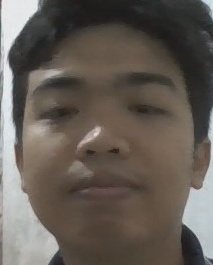
#> input picture uploads/1212_b85010bd.jpg, 213 x 265 px
$ python -i anti_spoof.py   (imports and definitions only)   (older library calls are emulated)
#> lines starting #> are read from the running program, lines starting #| are printed output that depends on the picture; after the words box and inside, x2 and y2 are one past the last pixel; in counts of white or black regions, pixels touching at a corner belong together
"""
Passive Anti-Spoofing / Liveness Detection.

Teknik yang digunakan (tidak butuh model ML tambahan):
1. Moire Pattern Detection (FFT)  — deteksi pola layar/screen
2. LBP Texture Analysis            — tekstur wajah asli vs foto/layar
3. HSV Color Distribution          — warna kulit alami vs print/screen
4. Image Quality Metrics           — kualitas foto alami
5. Gradient Distribution           — kedalaman 3D wajah asli

Kombinasi teknik ini efektif mendeteksi:
- Foto yang dicetak (printed)
- Foto dari layar/screen
- Video yang diputar di layar

Untuk level keamanan perbankan, tambahkan:
- Silent-Face Anti-Spoofing (MinivisionAI) — model deep learning khusus
- FaceForensics++ model — untuk deepfake detection
"""
import cv2
import numpy as np
import logging
from typing import Tuple, Dict

logger = logging.getLogger(__name__)

try:
    from skimage.feature import local_binary_pattern
    _SKIMAGE = True
except ImportError:
    _SKIMAGE = False

try:
    from scipy.fft import fft2, fftshift
    _SCIPY = True
except ImportError:
    _SCIPY = False
    import numpy.fft as npfft


class PassiveAntiSpoof:
    """
    Multi-technique passive liveness detection.
    Score akhir 0.0–1.0, threshold default 0.55.
    """

    THRESHOLD = 0.55

    WEIGHTS = {
        "moire":    0.25,
        "texture":  0.25,
        "color":    0.20,
        "quality":  0.15,
        "gradient": 0.15,
    }

    # -----------------------------------------------------------------------
    # Individual checks
    # -----------------------------------------------------------------------

    def _check_moire(self, roi: np.ndarray) -> Tuple[float, str]:
        """FFT: deteksi pola periodik dari layar/screen."""
        try:
            gray = cv2.cvtColor(cv2.resize(roi, (128, 128)), cv2.COLOR_BGR2GRAY).astype(float)

            if _SCIPY:
                mag = 20 * np.log(np.abs(fftshift(fft2(gray))) + 1)
            else:
                mag = 20 * np.log(np.abs(npfft.fftshift(npfft.fft2(gray))) + 1)

            h, w = mag.shape
            mag[h//2-5:h//2+5, w//2-5:w//2+5] = 0  # buang DC component

            mag_norm = mag / (mag.max() + 1e-7)
            strong = int(np.sum(mag_norm > 0.70))

            if strong < 5:
                return 1.0, "Distribusi frekuensi alami"
            if strong < 15:
                return 0.70, "Anomali frekuensi ringan"
            if strong < 30:
                return 0.30, "Kemungkinan pola layar/print"
            return 0.10, "Pola moire terdeteksi — kemungkinan foto layar"
        except Exception as e:
            logger.debug("Moire check error: %s", e)
            return 0.50, "Check gagal"

    def _check_texture(self, roi: np.ndarray) -> Tuple[float, str]:
        """LBP: wajah asli punya tekstur lebih kaya."""
        try:
            gray = cv2.cvtColor(cv2.resize(roi, (128, 128)), cv2.COLOR_BGR2GRAY)

            if _SKIMAGE:
                n_pts = 8
                lbp = local_binary_pattern(gray, n_pts, 1, method="uniform")
                hist, _ = np.histogram(lbp.ravel(), bins=np.arange(0, n_pts + 3), range=(0, n_pts + 2))
                hist = hist.astype(float) / (hist.sum() + 1e-7)
                entropy = -np.sum(hist * np.log2(hist + 1e-10))
                score_raw = entropy / np.log2(n_pts + 2)
            else:
                # Fallback: variasi gradient
                sobx = cv2.Sobel(gray, cv2.CV_64F, 1, 0, ksize=3)
                soby = cv2.Sobel(gray, cv2.CV_64F, 0, 1, ksize=3)
                gm = np.sqrt(sobx**2 + soby**2)
                score_raw = min(gm.std() / (gm.mean() + 1e-7) / 2.0, 1.0)

            if score_raw > 0.75:
                return 1.0, "Tekstur wajah kaya dan alami"
            if score_raw > 0.55:
                return 0.70, "Tekstur cukup baik"
            if score_raw > 0.40:
                return 0.40, "Tekstur kurang bervariasi"
            return 0.10, "Tekstur datar — kemungkinan foto dicetak/layar"
        except Exception as e:
            logger.debug("Texture check error: %s", e)
            return 0.50, "Check gagal"

    def _check_color(self, roi: np.ndarray) -> Tuple[float, str]:
        """HSV: warna kulit wajah asli vs print/layar."""
        try:
            hsv = cv2.cvtColor(roi, cv2.COLOR_BGR2HSV)

            # Rentang warna kulit (mencakup berbagai tone kulit)
            masks = []
            for lo, hi in [
                ([0, 15, 60],  [25, 200, 255]),   # skin terang
                ([0, 10, 50],  [30, 220, 255]),    # skin gelap
            ]:
                masks.append(cv2.inRange(hsv, np.array(lo, np.uint8), np.array(hi, np.uint8)))

            skin = cv2.bitwise_or(masks[0], masks[1])
            skin_ratio = np.sum(skin > 0) / (roi.shape[0] * roi.shape[1])
            sat_mean = float(hsv[:, :, 1].mean())

            if 0.12 <= skin_ratio <= 0.85 and sat_mean < 185:
                return 1.0, f"Warna kulit alami ({skin_ratio:.0%})"
            if 0.08 <= skin_ratio <= 0.92:
                return 0.65, f"Warna cukup ({skin_ratio:.0%})"
            if skin_ratio < 0.05:
                return 0.20, "Warna kulit sangat sedikit"
            return 0.30, "Distribusi warna tidak wajar"
        except Exception as e:
            logger.debug("Color check error: %s", e)
            return 0.50, "Check gagal"

    def _check_quality(self, roi: np.ndarray) -> Tuple[float, str]:
        """
        Kualitas gambar: foto asli punya variasi blur dan noise alami.
        Foto dicetak: terlalu datar. Layar: terlalu tajam.
        """
        try:
            gray = cv2.cvtColor(roi, cv2.COLOR_BGR2GRAY)
            lap_var = float(cv2.Laplacian(gray, cv2.CV_64F).var())

            blurred = cv2.GaussianBlur(gray, (5, 5), 0)
            noise_std = float((gray.astype(float) - blurred.astype(float)).std())

            focus_ok = 15 <= lap_var <= 9000
            noise_ok = 0.8 <= noise_std <= 30.0

            if focus_ok and noise_ok:
                return 1.0, f"Kualitas gambar natural (sharpness={lap_var:.0f})"
            if focus_ok or noise_ok:
                return 0.65, "Kualitas gambar cukup"
            if lap_var < 10:
                return 0.20, "Gambar terlalu datar — kemungkinan foto dicetak"
            if lap_var > 10000:
                return 0.20, "Gambar terlalu tajam — kemungkinan tampilan layar"
            return 0.40, "Kualitas gambar tidak biasa"
        except Exception as e:
            logger.debug("Quality check error: %s", e)
            return 0.50, "Check gagal"

    def _check_gradient(self, roi: np.ndarray) -> Tuple[float, str]:
        """Distribusi gradient: wajah 3D punya pola gradient alami."""
        try:
            gray = cv2.cvtColor(cv2.resize(roi, (64, 64)), cv2.COLOR_BGR2GRAY)
            sx = cv2.Sobel(gray, cv2.CV_64F, 1, 0, ksize=3)
            sy = cv2.Sobel(gray, cv2.CV_64F, 0, 1, ksize=3)

            mag = np.sqrt(sx**2 + sy**2)
            direction = np.arctan2(sy, sx)

            dh, _ = np.histogram(direction, bins=16, range=(-np.pi, np.pi))
            dh = dh.astype(float) / (dh.sum() + 1e-7)
            dir_entropy = -np.sum(dh * np.log2(dh + 1e-10)) / np.log2(16)

            mag_cv = mag.std() / (mag.mean() + 1e-7)
            combined = dir_entropy * 0.6 + min(mag_cv / 3.0, 1.0) * 0.4

            if combined > 0.65:
                return 1.0, "Distribusi gradient alami"
            if combined > 0.45:
                return 0.70, "Distribusi gradient cukup"
            return 0.30, "Pola gradient tidak wajar"
        except Exception as e:
            logger.debug("Gradient check error: %s", e)
            return 0.50, "Check gagal"

    # -----------------------------------------------------------------------
    # Main analysis
    # -----------------------------------------------------------------------

    def analyze(self, image: np.ndarray, face_bbox: list = None) -> Tuple[bool, Dict]:
        """
        Jalankan semua pemeriksaan anti-spoofing.
        Returns: (is_live, result_dict)
        """
        # Crop ke area wajah
        if face_bbox:
            x1, y1, x2, y2 = [int(v) for v in face_bbox]
            h, w = image.shape[:2]
            px = int((x2 - x1) * 0.20)
            py = int((y2 - y1) * 0.20)
            roi = image[max(0, y1-py):min(h, y2+py), max(0, x1-px):min(w, x2+px)]
        else:
            roi = image

        if roi.size == 0 or roi.shape[0] < 20 or roi.shape[1] < 20:
            return False, {"score": 0.0, "verdict": "SPOOF", "reason": "Area wajah tidak valid", "checks": {}}

        # Resize ke ukuran standar
        mh, mw = roi.shape[:2]
        if max(mh, mw) > 300:
            scale = 300 / max(mh, mw)
            roi = cv2.resize(roi, (int(mw * scale), int(mh * scale)))

        # Jalankan semua check
        raw = {
            "moire":    self._check_moire(roi),
            "texture":  self._check_texture(roi),
            "color":    self._check_color(roi),
            "quality":  self._check_quality(roi),
            "gradient": self._check_gradient(roi),
        }

        # Weighted score
        total = sum(raw[k][0] * self.WEIGHTS[k] for k in raw)

        is_live = total >= self.THRESHOLD

        if total >= 0.80:
            confidence = "TINGGI"
        elif total >= 0.65:
            confidence = "SEDANG"
        else:
            confidence = "RENDAH"

        weakest = min(raw.items(), key=lambda x: x[1][0])[0]

        return is_live, {
            "score":        round(total, 3),
            "verdict":      "ASLI" if is_live else "PALSU",
            "is_live":      is_live,
            "confidence":   confidence,
            "threshold":    self.THRESHOLD,
            "weakest_check": weakest,
            "checks": {
                name: {"score": round(score, 3), "detail": detail}
                for name, (score, detail) in raw.items()
            },
        }

>>> import cv2
>>> picture = cv2.imread('../uploads/1212_b85010bd.jpg')
#> picture is the input picture: shape (265, 213, 3); mean B, G, R 85.6, 93, 100.6
>>> result = PassiveAntiSpoof().analyze(picture)
#> in _check_moire, `mag[h//2-5:h//2+5, w//2-5:w//2+5] = 0`: mag: shape (128, 128) float64; min 0, max 225.1, mean 124.7
#> in _check_moire, `mag_norm = mag / (mag.max() + 1e-7)`:
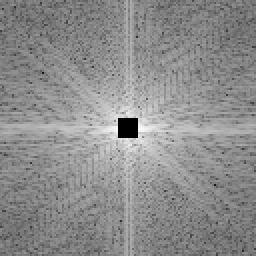
#> mag_norm: shape (128, 128) float64 (shown 2 times larger); min 0, max 1, mean 0.554
#> in _check_moire, `strong = int(np.sum(mag_norm > 0.70))`: strong = 1329
#> in _check_texture, `lbp = local_binary_pattern(gray, n_pts, 1, method="uniform")`:
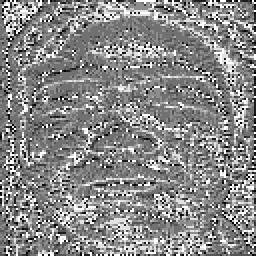
#> lbp: shape (128, 128) float64 (shown 2 times larger); min 0, max 9, mean 4.83; drawn with min black and max white
#> in _check_texture, `hist, _ = np.histogram(lbp.ravel(), bins=np.arange(0, n_pts + 3), rang..`: hist = [347, 712, 632, 2113, 4269, 3439, 1373, 957, 1243, 1299]
#> in _check_texture, `hist = hist.astype(float) / (hist.sum() + 1e-7)`: hist = [0.0212, 0.0435, 0.0386, 0.129, 0.261, 0.21, 0.0838, 0.0584, 0.0759, 0.0793]
#> in _check_texture, `entropy = -np.sum(hist * np.log2(hist + 1e-10))`: entropy = 2.97
#> in _check_texture, `score_raw = entropy / np.log2(n_pts + 2)`: score_raw = 0.893
#> in _check_color, `hsv = cv2.cvtColor(roi, cv2.COLOR_BGR2HSV)`: hsv: shape (265, 213, 3); mean H, S, V 31.2, 46.2, 101.6
#> after the loop in _check_color, `for lo, hi in [`: masks = 2 items
#> in _check_color, `skin = cv2.bitwise_or(masks[0], masks[1])`:
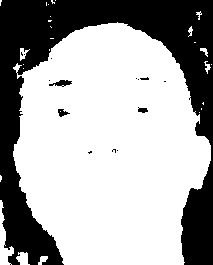
#> skin: shape (265, 213); 66.4% white; 15 black regions (11 under 20 px), largest, box (x1, y1, x2, y2) and area: (0, 0, 213, 265) 18759, (49, 80, 72, 87) 88, (58, 109, 70, 117) 53, (138, 107, 148, 113) 41
#> in _check_color, `skin_ratio = np.sum(skin > 0) / (roi.shape[0] * roi.shape[1])`: skin_ratio = 0.664
#> in _check_color, `sat_mean = float(hsv[:, :, 1].mean())`: sat_mean = 46.2
#> in _check_quality, `lap_var = float(cv2.Laplacian(gray, cv2.CV_64F).var())`: lap_var = 159.6
#> in _check_quality, `noise_std = float((gray.astype(float) - blurred.astype(float)).std())`: noise_std = 4.03
#> in _check_quality, `focus_ok = 15 <= lap_var <= 9000`: focus_ok = True
#> in _check_gradient, `gray = cv2.cvtColor(cv2.resize(roi, (64, 64)), cv2.COLOR_BGR2GRAY)`:
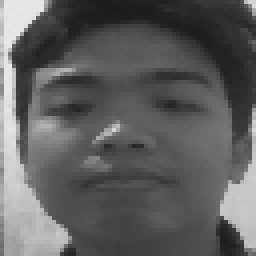
#> gray: shape (64, 64) (shown 4 times larger); min 28, max 234, mean 94.4
#> in _check_gradient, `sy = cv2.Sobel(gray, cv2.CV_64F, 0, 1, ksize=3)`:
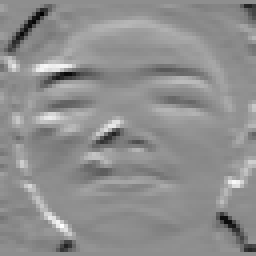
#> sy: shape (64, 64) float64 (shown 4 times larger); min -504, max 397, mean 1; drawn with min black and max white
#> in _check_gradient, `mag = np.sqrt(sx**2 + sy**2)`:
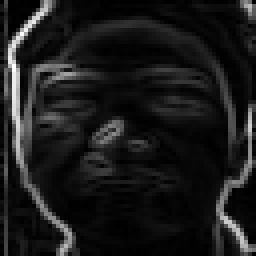
#> mag: shape (64, 64) float64 (shown 4 times larger); min 0, max 739.4, mean 78.1; drawn with min black and max white
#> in _check_gradient, `direction = np.arctan2(sy, sx)`:
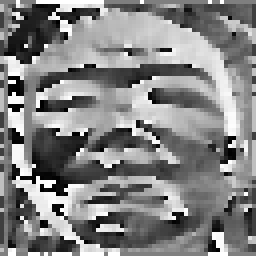
#> direction: shape (64, 64) float64 (shown 4 times larger); min -3.14, max 3.14, mean 0.107; drawn with min black and max white
#> in _check_gradient, `dh, _ = np.histogram(direction, bins=16, range=(-np.pi, np.pi))`: dh = [167, 159, 227, 278, 370, 213, 311, 222, 345, 150, 248, 323, 372, 231, 208, 272]
#> in _check_gradient, `dh = dh.astype(float) / (dh.sum() + 1e-7)`: dh = [0.0408, 0.0388, 0.0554, 0.0679, 0.0903, 0.052, 0.0759, 0.0542, 0.0842, 0.0366, 0.0605, 0.0789, 0.0908, 0.0564, 0.0508, 0.0664]
#> in _check_gradient, `dir_entropy = -np.sum(dh * np.log2(dh + 1e-10)) / np.log2(16)`: dir_entropy = 0.987
#> in _check_gradient, `mag_cv = mag.std() / (mag.mean() + 1e-7)`: mag_cv = 1.43
#> in _check_gradient, `combined = dir_entropy * 0.6 + min(mag_cv / 3.0, 1.0) * 0.4`: combined = 0.782
#> in analyze, `total = sum(raw[k][0] * self.WEIGHTS[k] for k in raw)`: total = 0.775
#> in analyze, `is_live = total >= self.THRESHOLD`: is_live = True
#> in analyze, `weakest = min(raw.items(), key=lambda x: x[1][0])[0]`: weakest = 'moire'
